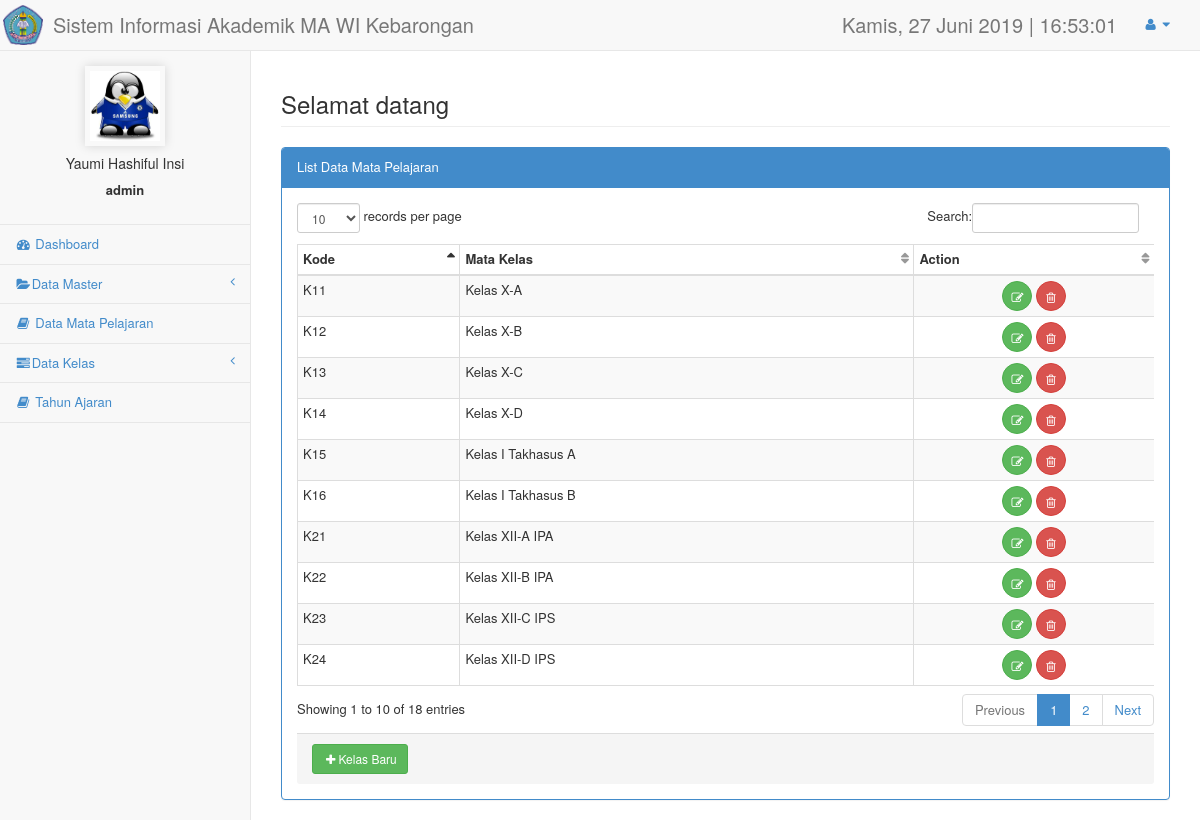
Page /admin/data_kelas.php (signed in) on the committed database.
### tables this page shows
CREATE TABLE IF NOT EXISTS `kelas` (
`id_kelas` int(2) NOT NULL,
  `kode_kelas` varchar(5) NOT NULL,
  `nama_kelas` varchar(30) NOT NULL,
  `jenis_kelas` enum('Aliyah','Takhasus') NOT NULL,
  `status` enum('Aktif','Nonaktif') NOT NULL
);

### admin/data_kelas.php (the view, shortened to what this page needs)
<!DOCTYPE html>
<html lang="en">
<head>
    <link href="../css/bootstrap.min.css" rel="stylesheet">
    <link href="../css/plugins/metisMenu/metisMenu.min.css" rel="stylesheet">
    <link href="../css/plugins/dataTables.bootstrap.css" rel="stylesheet">
    <link href="../css/sb-admin-2.css" rel="stylesheet">
    <link href="../font-awesome-4.1.0/css/font-awesome.min.css" rel="stylesheet" type="text/css">
</head>
<body>
    <?php include('library/header.php');?>
    <?php include('library/sidebar.php');?>
        <div id="page-wrapper">
            <div class="row">
                <div class="col-lg-12">
                    <h3 class="page-header">Selamat datang </h3>
            <div class="row">
                <div class="col-lg-12">
                    <div class="panel panel-primary">
                        <div class="panel-heading">
                            List Data Mata Pelajaran
                        </div>
                        <div class="panel-body">
                            <div class="table-responsive">
                            <table class='table table-striped table-bordered table-hover' id='dataTables-example'>
                                <thead>
                                    <tr>
                                    <th>Kode</th>
                                    <th>Mata Kelas</th>
                                    <th align='center'>Action</th>
                                    </tr>
                                </thead>
                                <tbody>
                                <?php
                                $sql="SELECT * FROM kelas";
                                $result = mysql_query($sql);;
                                while($row=mysql_fetch_array($result)){?>
                                    <tr>
                                    <td><?php echo $row['kode_kelas'];?></td>
                                    <td><?php echo $row['nama_kelas'];?></td>
                                    <td align='center'>
                                    <a href="#" class='open_modal' id='<?php echo $row['id_kelas']; ?>'><button type='button' class='btn btn-success btn-circle'><i class='fa fa-edit fa-fw'></i></button></a>
                                    <a href="#" onclick="confirm_modal('delete/delete_kelas.php?&id_kelas=<?php echo $row['id_kelas']; ?>');"><button type='button' class='btn btn-danger btn-circle'><i class='fa fa-trash-o'></i></button></a>
                                    </td>
                                    </tr>
                                    <?php }
                                ?>
                                    </tbody>
                                </table>
                            </div>
                            <div class="panel-footer">
                            <a href="#" class="btn btn-success btn-sm" data-target="#ModalAdd" data-toggle="modal"><i class="fa fa-plus fa-fw"></i>Kelas Baru</button></a>
                            </div>
                        </div>
                    </div>
                </div>
            </div>
    </div>
</body>
</html>

### css/sb-admin-2.css (style rules this page uses)
body { background-color: #f8f8f8; }
#page-wrapper { padding: 0 15px; min-height: 568px; background-color: #fff; }
@media (min-width:768px) { #page-wrapper { position: inherit; margin: 0 0 0 250px; padding: 0 30px; border-left: 1px solid #e7e7e7; } }
table.dataTable thead .sorting, table.dataTable thead .sorting_asc, table.dataTable thead .sorting_desc, table.dataTable thead .sorting_asc_disabled, table.dataTable thead .sorting_desc_disabled { background: 0 0; }
table.dataTable thead .sorting_asc:after { content: "\f0de"; float: right; font-family: fontawesome; }
table.dataTable thead .sorting:after { content: "\f0dc"; float: right; font-family: fontawesome; color: rgba(50,50,50,.5); }
.btn-circle { width: 30px; height: 30px; padding: 6px 0; border-radius: 15px; text-align: center; font-size: 12px; line-height: 1.428571429; }

### rows in the picture
kelas: kode_kelas "K11", nama_kelas "Kelas X-A"
kelas: kode_kelas "K12", nama_kelas "Kelas X-B"
kelas: kode_kelas "K13", nama_kelas "Kelas X-C"
kelas: kode_kelas "K14", nama_kelas "Kelas X-D"
kelas: kode_kelas "K15", nama_kelas "Kelas I Takhasus A"
kelas: kode_kelas "K16", nama_kelas "Kelas I Takhasus B"
kelas: kode_kelas "K21", nama_kelas "Kelas XII-A IPA"
kelas: kode_kelas "K22", nama_kelas "Kelas XII-B IPA"
kelas: kode_kelas "K23", nama_kelas "Kelas XII-C IPS"
kelas: kode_kelas "K24", nama_kelas "Kelas XII-D IPS"

### other values in the picture
$_SESSION['nama'] "Yaumi Hashiful Insi"
$_SESSION['username'] "admin"
